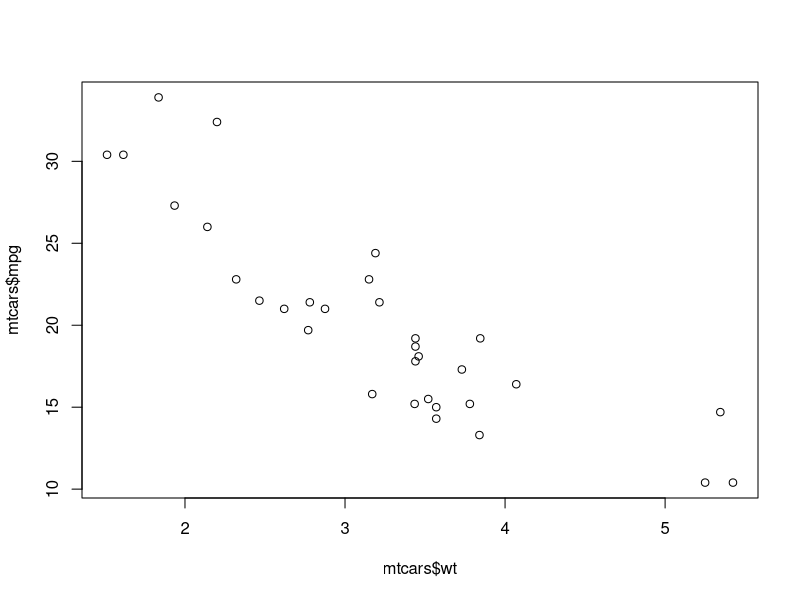
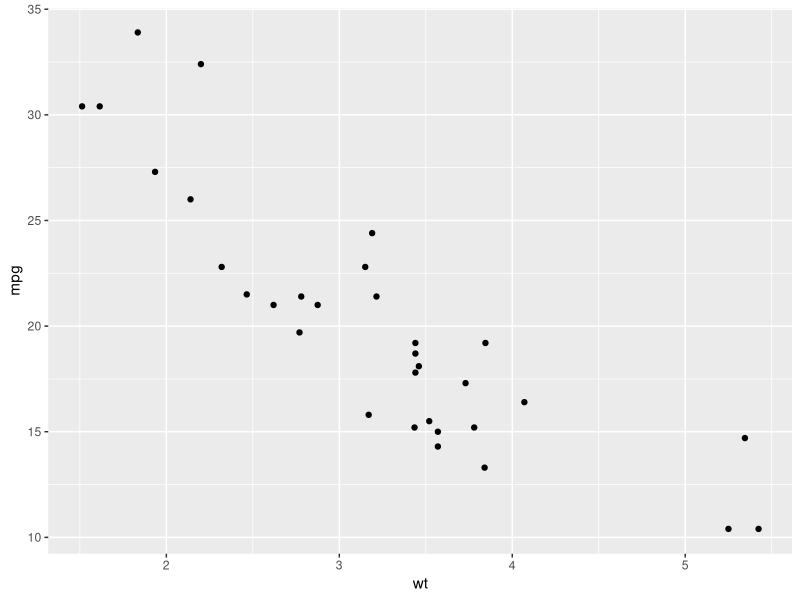

Recreate these plots in R, in order.
## ---- chunk 1
# This block needs cache=FALSE to set fig.width and fig.height, and have those
# persist across cached builds.
# source("utils.R", local = TRUE)
knitr::opts_chunk$set(fig.width=5, fig.height=4, out.width="50%")
## ---- chunk 2
data("mtcars")
plot(mtcars$wt, mtcars$mpg)
## ---- chunk 3
library(ggplot2)
ggplot(mtcars, aes(x = wt, y = mpg)) +
  geom_point()
